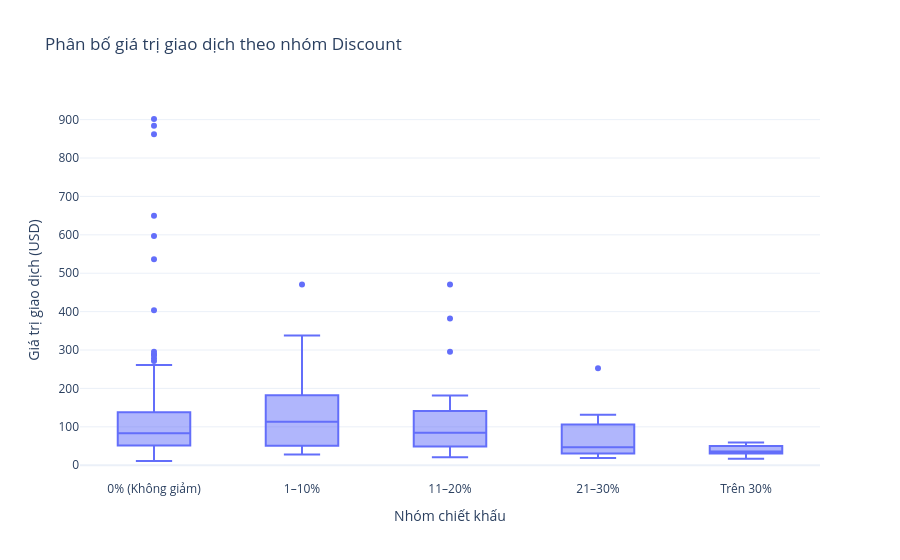

Source (notebook cell):
### Markdown cell above
## 10. Box Plot – Discount và Amount

### Code cell
fig_amount = px.box(
    df, x="discount_group", y="total_amount_usd",
    category_orders={"discount_group": discount_labels},
    points="outliers",
    title="Phân bố giá trị giao dịch theo nhóm Discount",
    labels={"discount_group": "Nhóm chiết khấu",
            "total_amount_usd": "Giá trị giao dịch (USD)"}
)
fig_amount.update_layout(showlegend=False, template="plotly_white")
display(fig_amount)

### Figure 1 — Plotly figure (JSON) as saved in the notebook; plotly's stock layout.template omitted (floating-point values rounded to 4 significant figures; data arrays with more than 128 entries replaced by an {"elided": "..."} marker saying what was removed)
{"data": [{"alignmentgroup": "True", "boxpoints": "outliers", "hovertemplate": "Nhóm chiết khấu=%{x}<br>Giá trị giao dịch (USD)=%{y}<extra></extra>", "legendgroup": "", "marker": {"color": "#636efa"}, "name": "", "notched": false, "offsetgroup": "", "orientation": "v", "showlegend": false, "type": "box", "x": {"elided": "235 str values"}, "x0": " ", "xaxis": "x", "y": {"elided": "235 float values"}, "y0": " ", "yaxis": "y"}], "layout": {"boxmode": "group", "legend": {"tracegroupgap": 0}, "showlegend": false, "title": {"text": "Phân bố giá trị giao dịch theo nhóm Discount"}, "xaxis": {"anchor": "y", "categoryarray": ["0% (Không giảm)", "1–10%", "11–20%", "21–30%", "Trên 30%"], "categoryorder": "array", "domain": [0, 1], "title": {"text": "Nhóm chiết khấu"}}, "yaxis": {"anchor": "x", "domain": [0, 1], "title": {"text": "Giá trị giao dịch (USD)"}}}}
